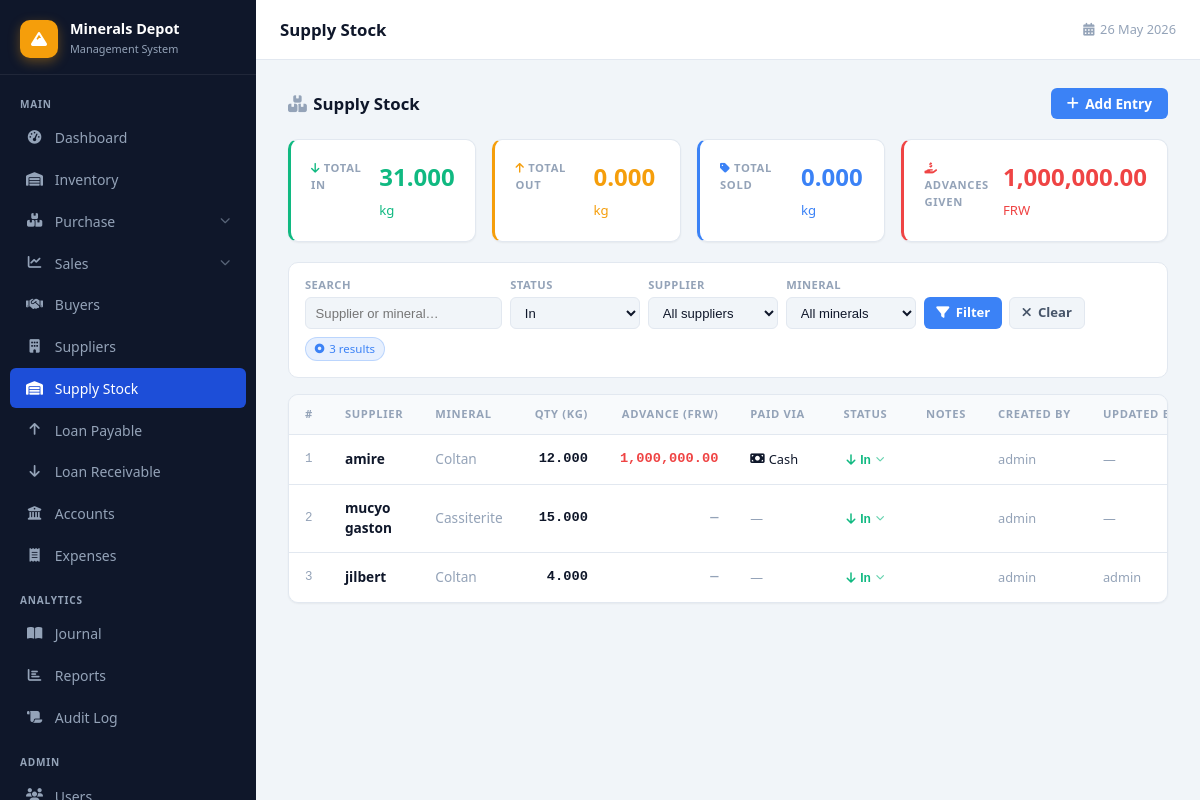
Screenshot of /supply-stock.php (signed in) with the database file from the repository.
### tables this page shows
CREATE TABLE `supply_stock` (
  `id` int(11) NOT NULL,
  `supplier_id` int(11) NOT NULL,
  `mineral_id` int(11) NOT NULL,
  `qty` decimal(10,3) NOT NULL DEFAULT 0.000,
  `advance_amount` decimal(15,2) NOT NULL DEFAULT 0.00,
  `status` enum('in','out','sold') NOT NULL DEFAULT 'in',
  `notes` text DEFAULT NULL,
  `created_by` int(11) NOT NULL,
  `updated_by` int(11) DEFAULT NULL,
  `created_at` timestamp NOT NULL DEFAULT current_timestamp(),
  `updated_at` timestamp NOT NULL DEFAULT current_timestamp() ON UPDATE current_timestamp()
);

CREATE TABLE `suppliers` (
  `id` int(11) NOT NULL,
  `supplier_code` varchar(50) NOT NULL,
  `name` varchar(100) NOT NULL,
  `contact_person` varchar(100) DEFAULT NULL,
  `phone` varchar(20) DEFAULT NULL,
  `email` varchar(100) DEFAULT NULL,
  `license_number` varchar(100) DEFAULT NULL,
  `address` text DEFAULT NULL,
  `created_at` timestamp NOT NULL DEFAULT current_timestamp()
);

CREATE TABLE `mineral_types` (
  `id` int(11) NOT NULL,
  `name` varchar(50) NOT NULL,
  `unit` varchar(20) DEFAULT 'kg',
  `description` text DEFAULT NULL
);

CREATE TABLE `users` (
  `id` int(11) NOT NULL,
  `username` varchar(50) NOT NULL,
  `password` varchar(255) NOT NULL,
  `full_name` varchar(100) NOT NULL,
  `email` varchar(100) DEFAULT NULL,
  `role` enum('admin','manager','storekeeper') DEFAULT 'storekeeper',
  `created_at` timestamp NOT NULL DEFAULT current_timestamp()
);

### supply-stock.php (the view, shortened to what this page needs)
<?php
require_once 'config/database.php';
$filters = [
    'search'      => trim($_GET['search']      ?? ''),
    'status'      => $_GET['status']           ?? 'in',
    'supplier_id' => (int)($_GET['supplier_id'] ?? 0),
    'mineral_id'  => (int)($_GET['mineral_id']  ?? 0),
];
$where = []; $params = [];
if($filters['status'])      { $where[] = 'ss.status = ?';      $params[] = $filters['status']; }
$where_sql = $where ? 'WHERE '.implode(' AND ',$where) : '';
$stmt = $pdo->prepare("
    SELECT ss.*, s.name AS supplier_name, mt.name AS mineral_name,
           u.username AS created_by_name, uu.username AS updated_by_name
    FROM supply_stock ss
    JOIN suppliers s   ON s.id  = ss.supplier_id
    JOIN mineral_types mt ON mt.id = ss.mineral_id
    JOIN users u       ON u.id  = ss.created_by
    LEFT JOIN users uu ON uu.id = ss.updated_by
    $where_sql
    ORDER BY ss.created_at DESC
");
$stmt->execute($params);
$stocks = $stmt->fetchAll(PDO::FETCH_ASSOC);
$payments_by_ss = [];
if($stocks){
    $ids = implode(',', array_map('intval', array_column($stocks,'id')));
    $prows = $pdo->query("
        SELECT ssp.supply_stock_id, ssp.payment_method, ssp.account_id, ssp.amount,
               ca.account_name
        FROM supply_stock_payments ssp
        LEFT JOIN company_accounts ca ON ca.id = ssp.account_id
        WHERE ssp.supply_stock_id IN ($ids)
        ORDER BY ssp.id
    ")->fetchAll(PDO::FETCH_ASSOC);
    foreach($prows as $pr) $payments_by_ss[$pr['supply_stock_id']][] = $pr;
}
$totals = ['in'=>0,'out'=>0,'sold'=>0,'advance'=>0];
foreach($stocks as $r){
    $totals[$r['status']] += (float)$r['qty'];
    $totals['advance']    += (float)$r['advance_amount'];
}
$has_filters = (bool)array_filter($filters);
include 'includes/header.php';
?>
<div class="page-header">
    <h2><i class="fas fa-boxes-stacked" style="margin-right:.4rem;color:var(--text-muted)"></i>Supply Stock</h2>
    <button class="btn btn-primary" onclick="openModal()"><i class="fas fa-plus"></i> Add Entry</button>
</div>
<div style="display:grid;grid-template-columns:repeat(4,1fr);gap:1rem;margin-bottom:1.25rem">
    <div class="stat-card" style="border-left:3px solid var(--success)">
        <div class="stat-label"><i class="fas fa-arrow-down" style="color:var(--success)"></i> Total In</div>
        <div class="stat-value" style="color:var(--success)" id="card-in"><?= number_format($totals['in'],3) ?> <small style="font-size:.55em;font-weight:400">kg</small></div>
    </div>
    <div class="stat-card" style="border-left:3px solid var(--warning)">
        <div class="stat-label"><i class="fas fa-arrow-up" style="color:var(--warning)"></i> Total Out</div>
        <div class="stat-value" style="color:var(--warning)" id="card-out"><?= number_format($totals['out'],3) ?> <small style="font-size:.55em;font-weight:400">kg</small></div>
    </div>
    <div class="stat-card" style="border-left:3px solid var(--primary)">
        <div class="stat-label"><i class="fas fa-tag" style="color:var(--primary)"></i> Total Sold</div>
        <div class="stat-value" style="color:var(--primary)" id="card-sold"><?= number_format($totals['sold'],3) ?> <small style="font-size:.55em;font-weight:400">kg</small></div>
    </div>
    <div class="stat-card" style="border-left:3px solid var(--danger)">
        <div class="stat-label"><i class="fas fa-hand-holding-dollar" style="color:var(--danger)"></i> Advances Given</div>
        <div class="stat-value" style="color:var(--danger)" id="card-advance"><?= number_format($totals['advance'],2) ?> <small style="font-size:.55em;font-weight:400">FRW</small></div>
    </div>
</div>
<form method="GET" action="supply-stock.php" class="filter-bar">
    <div class="filter-group">
        <label>Search</label>
        <input type="search" name="search" placeholder="Supplier or mineral…" value="<?= htmlspecialchars($filters['search']) ?>">
    </div>
    <div class="filter-group">
        <label>Status</label>
        <select name="status">
            <option value="in"   <?= $filters['status']==='in'  ?'selected':'' ?>>In</option>
        </select>
    </div>
    <div class="filter-group">
        <label>Supplier</label>
        <select name="supplier_id">
            <option value="">All suppliers</option>
        </select>
    </div>
    <div class="filter-group">
        <label>Mineral</label>
        <select name="mineral_id">
            <option value="">All minerals</option>
        </select>
    </div>
    <div class="filter-actions">
        <button type="submit" class="btn btn-primary" style="height:2rem;padding:0 .75rem;font-size:.82rem"><i class="fas fa-filter"></i> Filter</button>
        <?php if($has_filters): ?>
        <a href="supply-stock.php" class="btn btn-secondary" style="height:2rem;padding:0 .75rem;font-size:.82rem"><i class="fas fa-xmark"></i> Clear</a>
        <?php endif; ?>
    </div>
    <?php if($has_filters): ?>
    <span class="filter-active-badge"><i class="fas fa-circle-dot" style="font-size:.6rem"></i> <?= count($stocks) ?> result<?= count($stocks)!==1?'s':'' ?></span>
    <?php endif; ?>
</form>
<div class="table-wrap">
    <table>
        <thead>
            <tr>
                <th>#</th>
                <th>Supplier</th>
                <th>Mineral</th>
                <th style="text-align:right">Qty (kg)</th>
                <th style="text-align:right">Advance (FRW)</th>
                <th>Paid Via</th>
                <th style="text-align:center">Status</th>
                <th>Notes</th>
                <th>Created By</th>
                <th>Updated By</th>
            </tr>
        </thead>
        <tbody id="ss-tbody">
        <?php
        $statusCfg   = [
            'in'   => ['label'=>'In',   'color'=>'var(--success)', 'icon'=>'arrow-down'],
            'out'  => ['label'=>'Out',  'color'=>'var(--warning)', 'icon'=>'arrow-up'],
            'sold' => ['label'=>'Sold', 'color'=>'var(--primary)', 'icon'=>'tag'],
        ];
        $methodIcon  = ['cash'=>'money-bill','bank'=>'building-columns','momo'=>'mobile-screen-button'];
        $methodLabel = ['cash'=>'Cash','bank'=>'Bank','momo'=>'MoMo'];
        $i = 0;
        foreach($stocks as $r):
            $sc   = $statusCfg[$r['status']] ?? ['label'=>$r['status'],'color'=>'#888','icon'=>'circle'];
            $adv  = (float)$r['advance_amount'];
            $pmts = $payments_by_ss[$r['id']] ?? [];
        ?>
        <tr id="ss-row-<?= $r['id'] ?>"
            data-supplier="<?= $r['supplier_id'] ?>"
            data-mineral="<?= $r['mineral_id'] ?>"
            data-qty="<?= $r['qty'] ?>"
            data-advance="<?= $adv ?>"
            data-status="<?= $r['status'] ?>"
            data-notes="<?= htmlspecialchars($r['notes'] ?? '', ENT_QUOTES) ?>"
            data-payments="<?= htmlspecialchars(json_encode($pmts), ENT_QUOTES) ?>">
            <td class="font-mono text-muted" style="font-size:.78rem"><?= ++$i ?></td>
            <td class="fw-600"><?= htmlspecialchars($r['supplier_name']) ?></td>
            <td class="text-muted"><?= htmlspecialchars($r['mineral_name']) ?></td>
            <td style="text-align:right;font-family:monospace;font-weight:700"><?= number_format((float)$r['qty'],3) ?></td>
            <td style="text-align:right;font-family:monospace;font-weight:600;color:<?= $adv>0?'var(--danger)':'var(--text-muted)' ?>">
                <?= $adv > 0 ? number_format($adv,2) : '—' ?>
            </td>
            <td style="font-size:.8rem">
                <?php if($pmts): ?>
                    <?php foreach(array_unique(array_column($pmts,'payment_method')) as $m): ?>
                    <span style="display:inline-flex;align-items:center;gap:.25rem;margin-right:.3rem">
                        <i class="fas fa-<?= $methodIcon[$m] ?? 'circle' ?>"></i><?= $methodLabel[$m] ?? $m ?>
                    </span>
                    <?php endforeach; ?>
                <?php else: ?>
                    <span class="text-muted">—</span>
                <?php endif; ?>
            </td>
            <td style="text-align:center">
                <button class="status-btn" onclick="toggleStatusMenu(<?= $r['id'] ?>,event)"
                        style="display:inline-flex;align-items:center;gap:.3rem;padding:.2rem .6rem;border-radius:999px;font-size:.75rem;font-weight:600;background:<?= $sc['color'] ?>22;color:<?= $sc['color'] ?>;border:1px solid <?= $sc['color'] ?>44;cursor:pointer;white-space:nowrap">
                    <i class="fas fa-<?= $sc['icon'] ?>"></i> <?= $sc['label'] ?> <i class="fas fa-chevron-down" style="font-size:.55rem;opacity:.65"></i>
                </button>
            </td>
            <td class="text-muted" style="font-size:.82rem;max-width:150px;white-space:nowrap;overflow:hidden;text-overflow:ellipsis" title="<?= htmlspecialchars($r['notes'] ?? '') ?>">
            </td>
            <td class="text-muted" style="font-size:.8rem"><?= htmlspecialchars($r['created_by_name']) ?></td>
            <td class="text-muted" style="font-size:.8rem"><?= htmlspecialchars($r['updated_by_name'] ?? '—') ?></td>
        </tr>
        <?php endforeach; ?>
        </tbody>
    </table>
</div>
<?php include 'includes/footer.php'; ?>

### css/style.css (style rules this page uses)
:root { --sidebar-w: 256px; --topbar-h: 60px; --sidebar-bg: #0f172a; --sidebar-text: #94a3b8; --sidebar-hover: rgba(255,255,255,.07); --sidebar-active: #1d4ed8; --accent: #f59e0b; --primary: #3b82f6; --primary-dark: #1d4ed8; --success: #10b981; --danger: #ef4444; --warning: #f59e0b; --bg: #f1f5f9; --surface: #ffffff; --border: #e2e8f0; --text: #0f172a; --text-sec: #475569; --text-muted: #94a3b8; --shadow-sm: 0 1px 2px rgba(0,0,0,.05); --shadow: 0 1px 3px rgba(0,0,0,.10),0 1px 2px rgba(0,0,0,.06); --shadow-md: 0 4px 6px -1px rgba(0,0,0,.10),0 2px 4px -1px rgba(0,0,0,.06); --shadow-lg: 0 10px 25px -3px rgba(0,0,0,.15); --r-sm: 6px; --r: 10px; --r-lg: 16px; }
*,*::before,*::after { margin:0; padding:0; box-sizing:border-box; }
body { font-family:'Segoe UI',system-ui,-apple-system,sans-serif; background:var(--bg); color:var(--text); line-height:1.5; font-size:14px; }
.page-header { display:flex; align-items:center; justify-content:space-between; margin-bottom:1.25rem; flex-wrap:wrap; gap:.75rem; }
.page-header h2 { font-size:1.05rem; font-weight:700; }
.stat-card { background:var(--surface); border-radius:var(--r); border:1px solid var(--border); padding:1.25rem; display:flex; align-items:flex-start; gap:.875rem; box-shadow:var(--shadow-sm); }
.stat-label { font-size:.7rem; font-weight:600; color:var(--text-muted); text-transform:uppercase; letter-spacing:.06em; }
.stat-value { font-size:1.5rem; font-weight:800; color:var(--text); line-height:1.2; margin-top:.2rem; }
.table-wrap { overflow-x:auto; border-radius:var(--r); border:1px solid var(--border); box-shadow:var(--shadow-sm); }
table { width:100%; border-collapse:collapse; background:var(--surface); font-size:.855rem; }
thead th { background:#f8fafc; color:var(--text-muted); font-weight:600; font-size:.7rem; text-transform:uppercase; letter-spacing:.06em; padding:.7rem 1rem; text-align:left; border-bottom:1px solid var(--border); white-space:nowrap; }
tbody td { padding:.8rem 1rem; border-bottom:1px solid var(--border); vertical-align:middle; }
tbody tr:last-child td { border-bottom:none; }
.btn { display:inline-flex; align-items:center; gap:.4rem; padding:.55rem 1rem; border:none; border-radius:var(--r-sm); font-size:.855rem; font-weight:600; cursor:pointer; transition:background .15s,opacity .15s,transform .1s; text-decoration:none; white-space:nowrap; font-family:inherit; line-height:1; }
.btn-primary { background:var(--primary); color:#fff; }
.btn-secondary { background:var(--bg); color:var(--text-sec); border:1px solid var(--border); }
.filter-bar { display:flex; gap:.5rem; flex-wrap:wrap; align-items:flex-end; padding:.875rem 1rem; background:var(--surface); border:1px solid var(--border); border-radius:var(--r); margin-bottom:1rem; }
.filter-group { display:flex; flex-direction:column; gap:.2rem; }
.filter-group label { font-size:.7rem; color:var(--text-muted); font-weight:600; text-transform:uppercase; letter-spacing:.04em; }
.filter-group select, .filter-group input[type=text], .filter-group input[type=date], .filter-group input[type=search] { padding:.35rem .6rem; font-size:.82rem; border:1px solid var(--border); border-radius:var(--r-sm); background:var(--bg); color:var(--text); height:2rem; min-width:130px; }
.filter-group input[type=search] { min-width:180px; }
.filter-actions { display:flex; gap:.4rem; align-self:flex-end; }
.filter-active-badge { display:inline-flex; align-items:center; gap:.3rem; font-size:.72rem; padding:.15rem .55rem; background:rgba(59,130,246,.12); color:var(--primary); border-radius:20px; border:1px solid rgba(59,130,246,.25); align-self:flex-end; margin-bottom:.1rem; }
.text-muted { color:var(--text-muted); }
.fw-600 { font-weight:600; }
.font-mono { font-family:'Consolas','Monaco',monospace; font-size:.85em; }

### rows the page displays
supply_stock: supplier.name "amire", mineral.name "Coltan", qty "12.000", advance_amount "1,000,000.00", id "Cash", status "In", created_by.username "admin", updated_by_name "—"
supply_stock: supplier.name "mucyo gaston", mineral.name "Cassiterite", qty "15.000", status "In", created_by.username "admin", updated_by_name "—"
supply_stock: supplier.name "jilbert", mineral.name "Coltan", qty "4.000", status "In", created_by.username "admin"

### other values shown
$page_title "Supply Stock"
$totals['in'] "31.000"
$totals['out'] "0.000"
$totals['sold'] "0.000"
$totals['advance'] "1,000,000.00"
count($stocks) "3"
